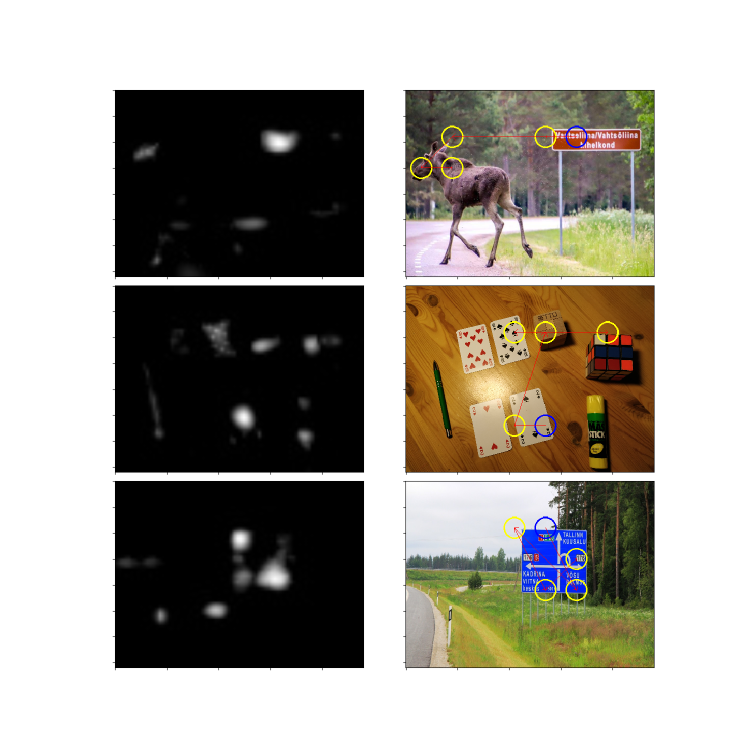
#> input picture saliency_model_1/new.png, 1500 x 1500 px, given in place of saliency_poder.jpg, which was not available (shown at 1/2 size)
$ python inhibition_of_return.py
#> lines starting #> are read from the running program, lines starting #| are printed output that depends on the picture; after the words box and inside, x2 and y2 are one past the last pixel; in counts of white or black regions, pixels touching at a corner belong together; pictures that were not available may be replaced by others from this repository, and a replacement may not be noted
### saliency_model_1/utils.py
import cv2
import math
import numpy as np
from typing import Sequence, Dict, Tuple

def scale(image: np.ndarray) -> np.ndarray :
    return scale_with_max(image, 255.0)

# [5 lines left out: function scale_with_max, not called in this run]

def load_image_into_shape(img: np.ndarray, width: int, height: int) -> np.ndarray :
    return cv2.resize(img, (width, height))

# [49 lines left out: functions extract_RGBY_from_image, extract_orientations_from_image, pyramid_dictionary, vizualize_gaussian_pyramid, not called in this run]

def interpolate_img(img: np.ndarray, width: int, height: int) -> np.ndarray :
    return cv2.resize(img, (width, height), interpolation=cv2.INTER_LINEAR)

# interpolation to the finer scale and point-by-point subtraction
# [65 lines left out: functions across_scale_difference, across_scale_addition, normalization_operator_old, excitation_suppression, normalization_operator_new, center_surround_differences_dictionary and 1 more, not called in this run]


### saliency_model_1/inhibition_of_return.py
import cv2
import numpy as np
import utils
import matplotlib.pyplot as plt

def find_winner_location(saliency_map: np.ndarray, block_size: int):
    height, width = saliency_map.shape
    x_es = np.arange(0, width, block_size)
    y_es = np.arange(0, height, block_size)

    winner_val = 0
    winner_x, winner_y = 0, 0
    for x in x_es:
        for y in y_es:
            block = saliency_map[y:y+block_size, x:x+block_size]
            max_val = np.max(block)
            if (max_val > winner_val):
                winner_x = x
                winner_y = y
                winner_val = max_val

    return winner_val, winner_x, winner_y

def draw_salient_circles(image: np.ndarray, centers, radius: int):
    for i in range(len(centers)):
        p = centers[i]
        color = (255, 0, 0) if i == 0 else (0, 255, 255)
        cv2.circle(image, p, radius, color, 2)
    for i in range(len(centers) - 1):
        p1, p2 = centers[i], centers[i + 1]
        cv2.arrowedLine(image, p1, p2, (0, 0, 255), 1, tipLength=0.05)

def saliency_row(saliency_map_filename: str, image_filename: str, width: int, height: int, block_size: int, n: int):
    # load saliency map
#> called with saliency_map_filename = 'output/saliency_poder.jpg', image_filename = 'source/poder.jpg', width = 480, height = 360, block_size = 10, n = 5
    saliency_map = cv2.imread(saliency_map_filename, cv2.IMREAD_GRAYSCALE)
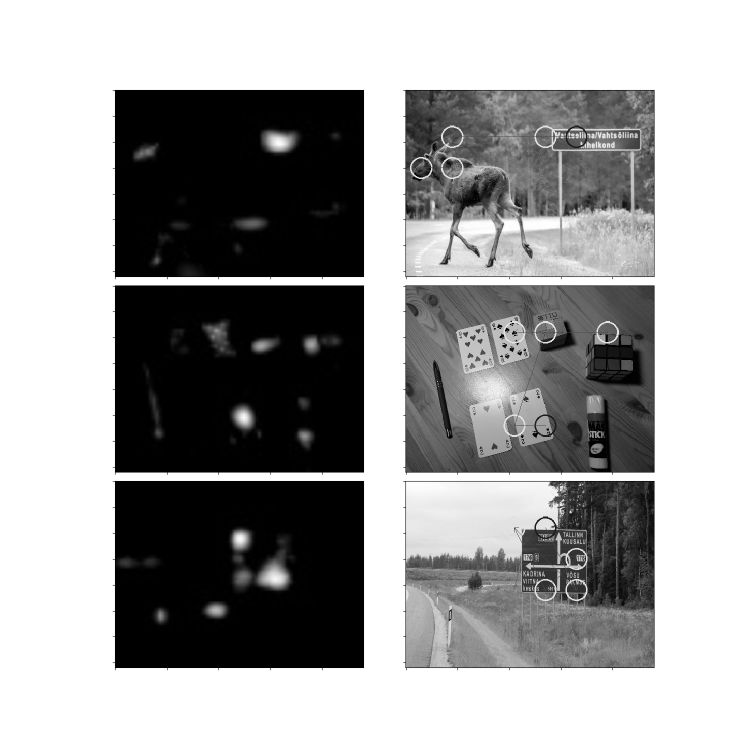
#> saliency_map: shape (1500, 1500) (shown at 1/2 size); min 0, max 255, mean 159.5
    sal_img = utils.load_image_into_shape(saliency_map, width, height)
#> in load_image_into_shape, `return cv2.resize(img, (width, height))`:
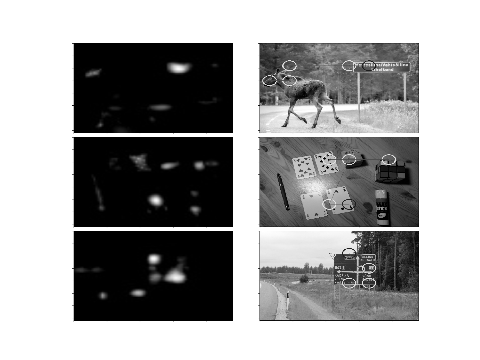
#> returned value: shape (360, 480); min 0, max 255, mean 159.3

    # load corresponding image
    image = cv2.imread(image_filename, cv2.IMREAD_COLOR)
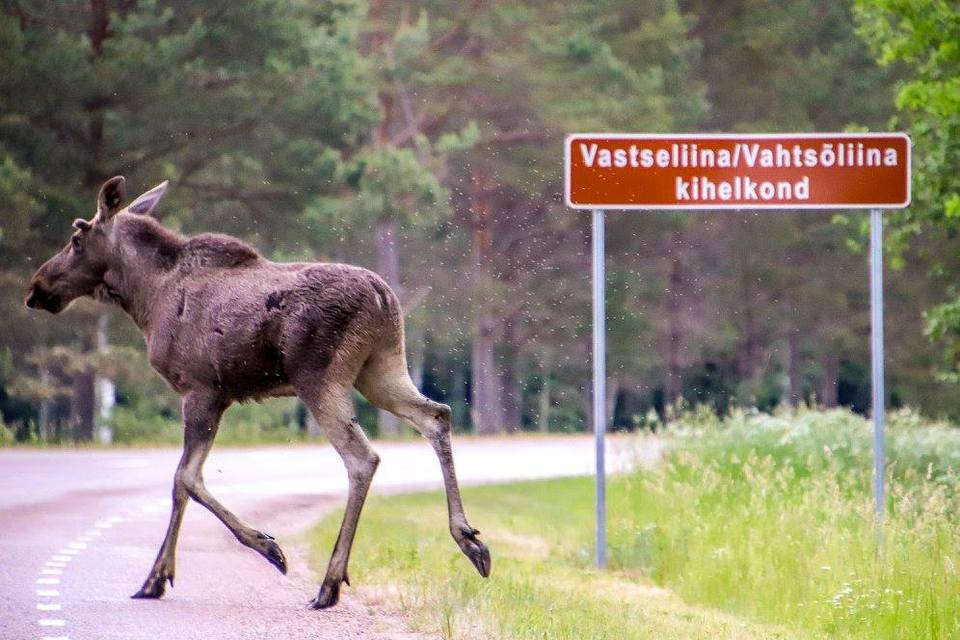
#> input picture saliency_model_1/source/poder.jpg, 960 x 640 px
#> image is the input picture: shape (640, 960, 3); mean B, G, R 116.6, 133.7, 141.8
    image = utils.load_image_into_shape(image, width, height)
#> call 2 of load_image_into_shape, with width = 480, height = 360
#> in load_image_into_shape (call 2), `return cv2.resize(img, (width, height))`:
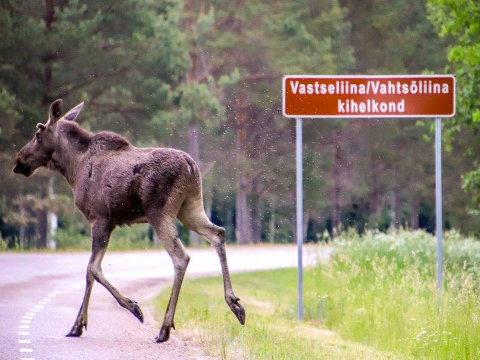
#> returned value: shape (360, 480, 3); mean of channels 0, 1, 2 116.5, 133.6, 141.7; drawn as B, G, R

    # calculating ratios
    height, width = saliency_map.shape
#> height = 1500; width = 1500
    image_height, image_width, _ = image.shape
#> image_height = 360; image_width = 480
    k_x = image_width / width
#> k_x = 0.32
    k_y = image_height / height
#> k_y = 0.24

    # find salient centers
    salient_centers = []
    for i in range(n):
        val, x, y = find_winner_location(saliency_map, block_size)
        saliency_map[y:y+block_size, x:x+block_size] = 0
        x_image = int((x + block_size / 2) * k_x)
        y_image = int((y + block_size / 2) * k_y)
        salient_centers.append((x_image, y_image))
#> this loop made 5 passes
#> (y, y_image) on passes 1 to 5: (0, 1), (10, 3), (20, 6), (30, 8), (40, 10)
#> saliency_map: shape (1500, 1500); 0.02% of pixels changed, all inside (x1, y1, x2, y2) = (0, 0, 10, 50)
#> after the loop, salient_centers = [(1, 1), (1, 3), (1, 6), (1, 8), (1, 10)]

    # draw circles at centers
    draw_salient_circles(image, salient_centers, 20)
#> the loop in draw_salient_circles, `for i in range(len(centers)):` made 5 passes
#> (p, color) on passes 1 to 5: ((1, 1), (255, 0, 0)), ((1, 3), (0, 255, 255)), ((1, 6), (0, 255, 255)), ((1, 8), (0, 255, 255)), ((1, 10), (0, 255, 255))
#> after the loop in draw_salient_circles, `for i in range(len(centers)):`:
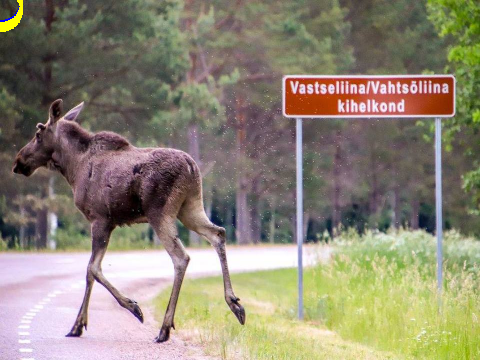
#> image: shape (360, 480, 3); 0.19% of pixels changed, all inside (x1, y1, x2, y2) = (0, 0, 23, 32)
#> the loop in draw_salient_circles, `for i in range(len(centers) - 1):` made 4 passes
#> (p1, p2) on passes 1 to 4: ((1, 1), (1, 3)), ((1, 3), (1, 6)), ((1, 6), (1, 8)), ((1, 8), (1, 10))
#> after the loop in draw_salient_circles, `for i in range(len(centers) - 1):`: image: shape (360, 480, 3); 0.01% of pixels changed, all inside (x1, y1, x2, y2) = (1, 1, 2, 11)

    return {'saliency_map': sal_img, 'image': image}

if __name__ == '__main__':
    width, height = 480, 360
    block_size, n = 10, 5

    filenames = [
        ['output/saliency_poder.jpg', 'source/poder.jpg'],
        ['output/saliency_minu.jpg', 'source/minu.jpg'],
        ['output/saliency_sign.jpg', 'source/sign.jpg'],
    ]

    keys = ['saliency_map', 'image']

    fig, axes = plt.subplots(3, 2, figsize=(15, 15), gridspec_kw = {'wspace':0, 'hspace':0.05})
    for i in range(len(axes)):
        row = saliency_row(filenames[i][0], filenames[i][1], width, height, block_size, n)
#> row = 2 items
        for j in range(len(axes[i])):
            ax = axes[i][j]
            plt.setp(ax.get_xticklabels(), visible=False)
            plt.setp(ax.get_yticklabels(), visible=False)
            key = keys[j]
            ax.imshow(cv2.cvtColor(row[key], cv2.COLOR_BGR2RGB))
#> pass 2 of the loop `for i in range(len(axes)):`:
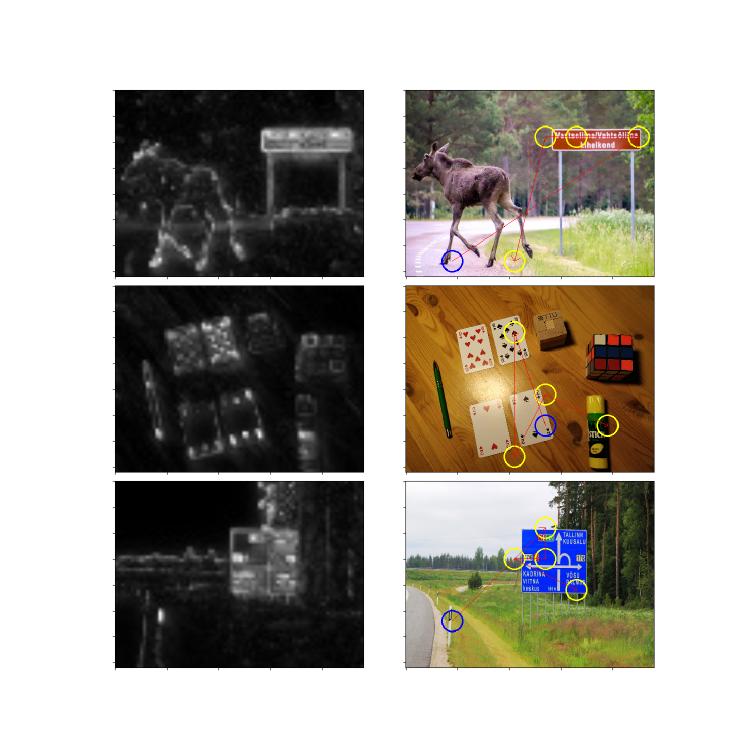
#> input picture saliency_model_1/old.png, 1500 x 1500 px, given in place of saliency_minu.jpg, which was not available (shown at 1/2 size)
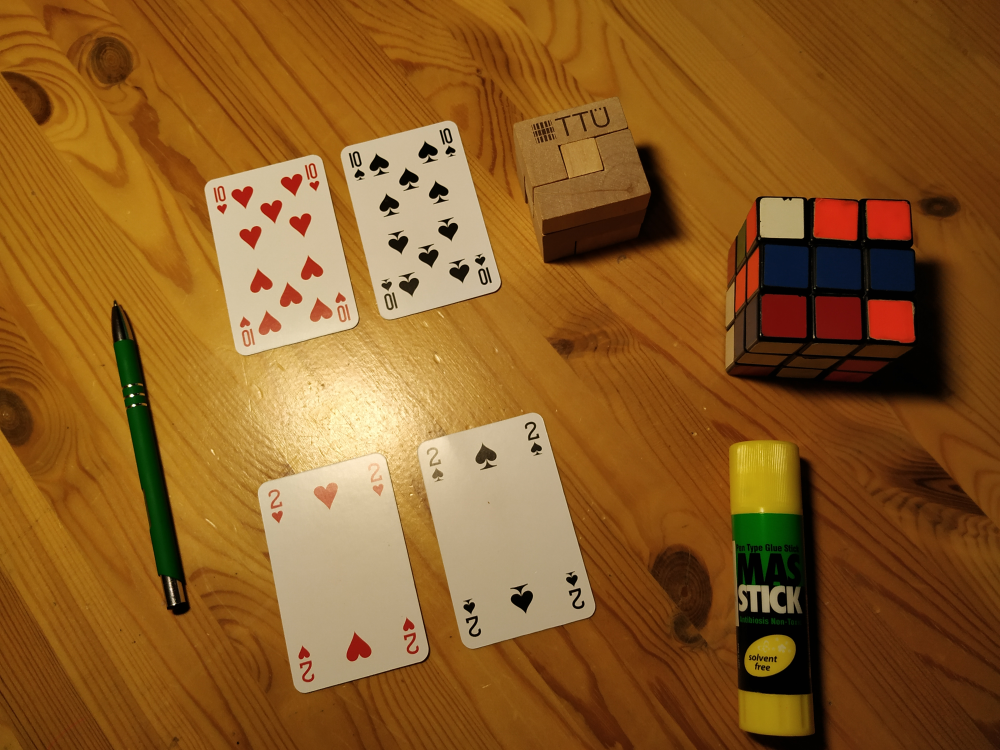
#> input picture saliency_model_1/source/minu.jpg, 4000 x 3000 px (shown at 1/4 size)
#> in saliency_row, image is the input picture: shape (3000, 4000, 3); mean B, G, R 36.4, 91, 138.1
#> the loop in saliency_row (call 2), `for i in range(n):` made 5 passes
#> the loop in draw_salient_circles (call 2), `for i in range(len(centers)):` made 5 passes
#> after the loop in draw_salient_circles (call 2), `for i in range(len(centers)):`:
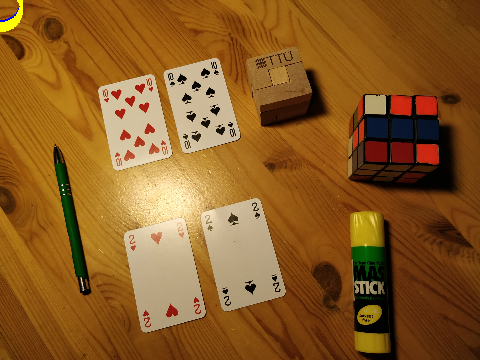
#> image: shape (360, 480, 3); mean B, G, R 36.4, 91.1, 138.2
#> the loop in draw_salient_circles (call 2), `for i in range(len(centers) - 1):` made 4 passes
#> pass 3 of the loop `for i in range(len(axes)):`:
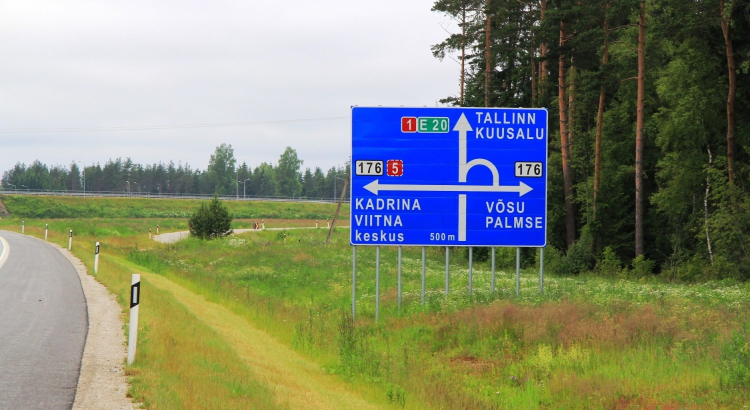
#> input picture saliency_model_1/source/sign.jpg, 1500 x 820 px (shown at 1/2 size)
#> in saliency_row, image is the input picture: shape (820, 1500, 3); mean B, G, R 116.4, 137.4, 131.6
#> in load_image_into_shape (call 6), `return cv2.resize(img, (width, height))`:
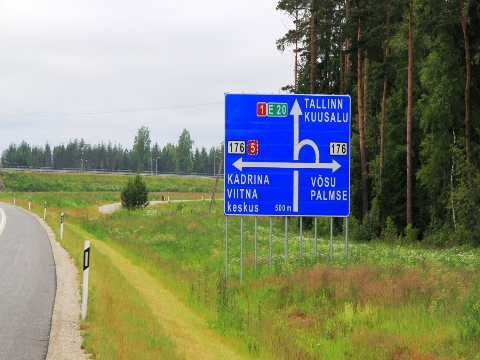
#> returned value: shape (360, 480, 3); mean of channels 0, 1, 2 116.3, 137.2, 131.5; drawn as B, G, R
#> the loop in saliency_row (call 3), `for i in range(n):` made 5 passes
#> the loop in draw_salient_circles (call 3), `for i in range(len(centers)):` made 5 passes
#> after the loop in draw_salient_circles (call 3), `for i in range(len(centers)):`:
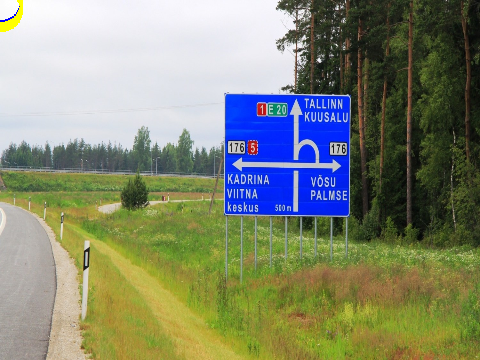
#> image: shape (360, 480, 3); 0.19% of pixels changed, all inside (x1, y1, x2, y2) = (0, 0, 23, 32)
#> the loop in draw_salient_circles (call 3), `for i in range(len(centers) - 1):` made 4 passes

    plt.savefig('result.png')
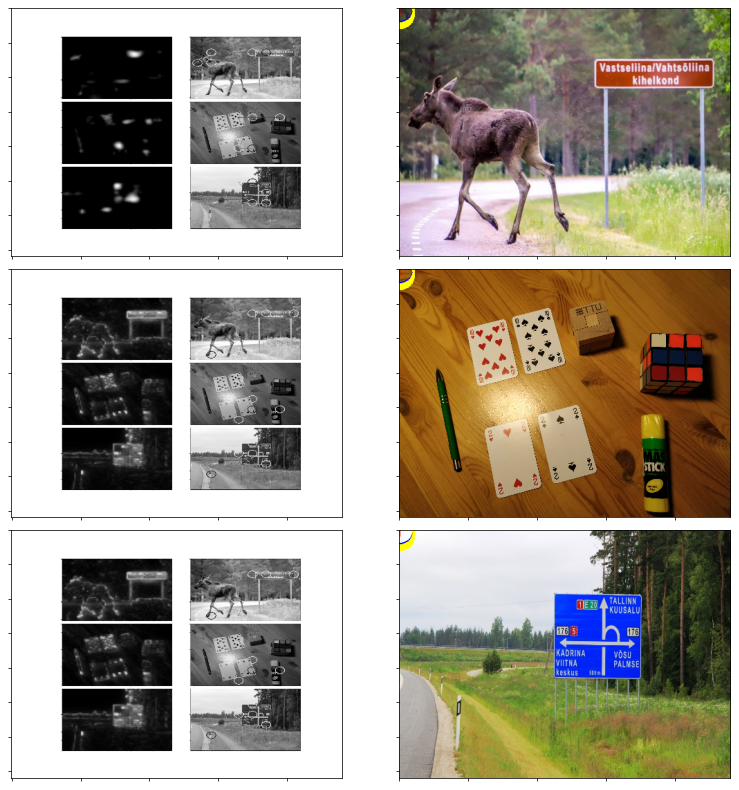
#> figure drawn by matplotlib, 6 panels
